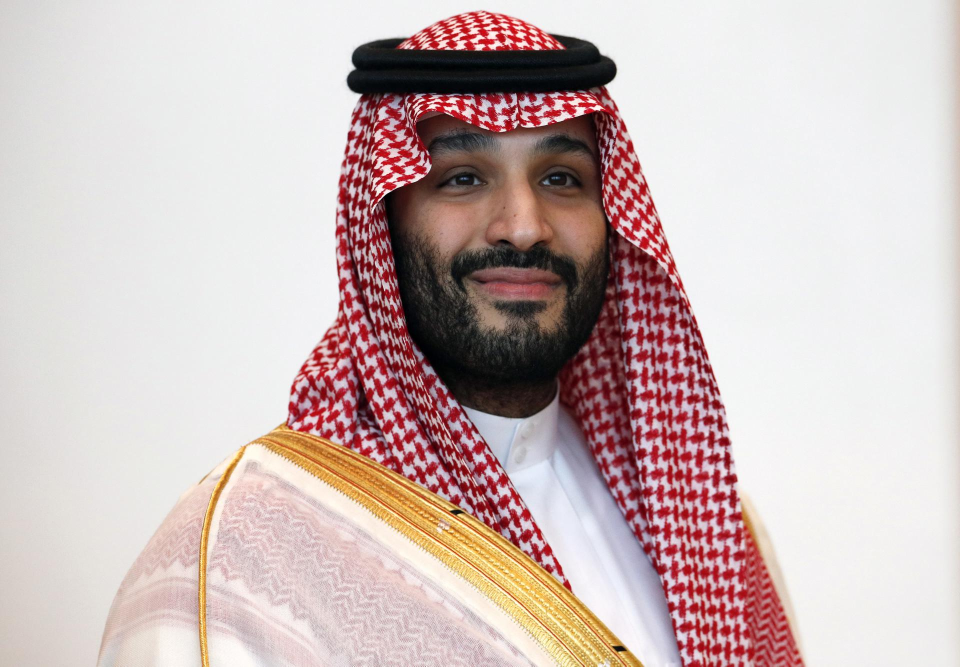
#> input picture known_faces/Prince-Mohammed-Bin-Salman.jpg, 1920 x 1333 px (shown at 1/2 size)
$ python -i main.py   (imports and definitions only)
#> lines starting #> are read from the running program, lines starting #| are printed output that depends on the picture; after the words box and inside, x2 and y2 are one past the last pixel; in counts of white or black regions, pixels touching at a corner belong together

import cv2
import numpy as np
import os
from PIL import Image

# Setup paths
known_faces_path = 'known_faces'  # Folder with known people
test_images_path = 'test_images'  # Folder with images to identify

# Storage for known faces
known_images = []
known_names = []

# Function to load image with PIL fallback for unsupported formats
def load_image_safe(image_path):
    """Load image with OpenCV first, fallback to PIL for unsupported formats"""
    try:
        # Try OpenCV first
        img = cv2.imread(image_path)
#> img is the input picture: shape (1333, 1920, 3); mean B, G, R 185.2, 187, 205.1
        if img is not None:
            return img

        # If OpenCV fails, try PIL
        print(f"OpenCV couldn't load {image_path}, trying PIL...")
        pil_image = Image.open(image_path)

        # Convert to RGB if it's RGBA
        if pil_image.mode == 'RGBA':
            pil_image = pil_image.convert('RGB')
        elif pil_image.mode == 'P':
            pil_image = pil_image.convert('RGB')

        # Convert PIL image to OpenCV format (BGR)
        opencv_image = cv2.cvtColor(np.array(pil_image), cv2.COLOR_RGB2BGR)
        return opencv_image

    except Exception as e:
        print(f"Error loading {image_path}: {e}")
        return None

# Check if known faces folder exists
# [13 lines not run here, left out]
known_faces_list = os.listdir(known_faces_path)

# Updated to support more image formats
supported_formats = ('.png', '.jpg', '.jpeg', '.bmp', '.tiff', '.webp', '.avif')

# [14 lines not run here, left out]

# Function to detect faces using OpenCV
def findFaces(image):
    gray = cv2.cvtColor(image, cv2.COLOR_BGR2GRAY)
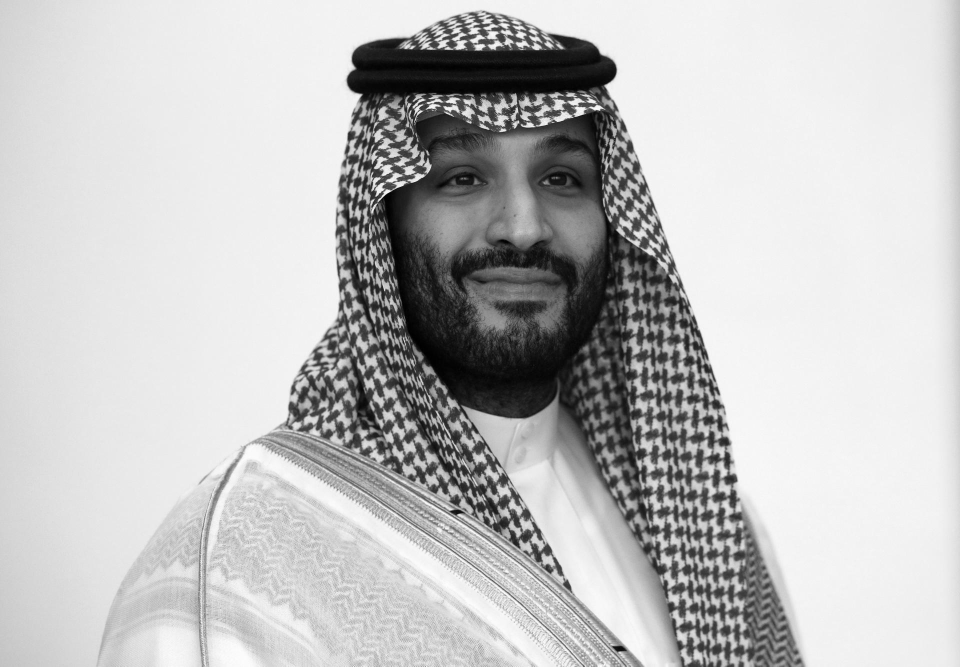
#> gray: shape (1333, 1920) (shown at 1/2 size); min 0, max 255, mean 192.2
    face_cascade = cv2.CascadeClassifier(cv2.data.haarcascades + 'haarcascade_frontalface_default.xml')
    faces = face_cascade.detectMultiScale(gray, 1.1, 4)
#> faces = [[285, 1079, 132, 132]]

    face_locations = []
    for (x, y, w, h) in faces:
        face_locations.append((y, x+w, y+h, x))  # (top, right, bottom, left)
#> this loop made 1 pass
#> after the loop, face_locations = [(1079, 417, 1211, 285)]

    return face_locations

# Function to extract face encodings
def getFaceEncoding(image):
    face_locations = findFaces(image)
#> face_locations = [(1079, 417, 1211, 285)]

    if face_locations:
        # Get the first face found
        top, right, bottom, left = face_locations[0]
#> top = 1079; right = 417; bottom = 1211; left = 285
        face_image = image[top:bottom, left:right]
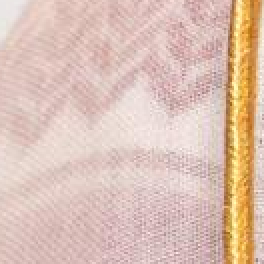
#> face_image: shape (132, 132, 3) (shown 2 times larger); mean B, G, R 180.7, 193.5, 221.5

        if face_image.size > 0:
            # Create simple encoding
            face_encoding = cv2.resize(face_image, (100, 100)).flatten()
            return face_encoding, (top, right, bottom, left)

    # If no face found, use full image
    resized = cv2.resize(image, (100, 100))
    return resized.flatten(), None

# Create encodings for known faces
# [1 line not run here, left out]
known_encodings = []
# [6 lines not run here, left out]

# Function to identify a person
def identifyPerson(test_image, tolerance=50000):
    # Get encoding for test image
    test_encoding, face_location = getFaceEncoding(test_image)
#> face_location = (1079, 417, 1211, 285)

    # Compare with known faces
    best_match_index = -1
    min_distance = float('inf')

    for i, known_encoding in enumerate(known_encodings):
        distance = np.linalg.norm(test_encoding - known_encoding)
        if distance < min_distance:
            min_distance = distance
            best_match_index = i
#> after the loop, best_match_index = -1; min_distance = inf

    # Check if match is good enough
    if min_distance < tolerance:
        confidence = max(0, 100 - (min_distance / 1000))
        return known_names[best_match_index], confidence, face_location
    else:
        return "Unknown", 0, face_location

# Function to save image with results (optional)
# [17 lines left out: function save_result_image, not called in this run]

# Function to display image properly
def display_image_robust(image, window_name, original_filename):
    """Display image with proper handling"""
    try:
        # Standard OpenCV display
        print(f"\nDisplaying image: {window_name}")
        print("Press any key to close the image window...")

        # Create window
        cv2.namedWindow(window_name, cv2.WINDOW_NORMAL)
        cv2.resizeWindow(window_name, 800, 600)

        # Resize if too large
        height, width = image.shape[:2]
        max_size = 800

        if width > max_size or height > max_size:
            scale = max_size / max(width, height)
            new_width = int(width * scale)
            new_height = int(height * scale)
            image = cv2.resize(image, (new_width, new_height))

        # Display image
        cv2.imshow(window_name, image)

        # Wait for key press - improved method
        while True:
            key = cv2.waitKey(30) & 0xFF
            if key != 255:  # Any key pressed
                break
            # Check if window was closed
            if cv2.getWindowProperty(window_name, cv2.WND_PROP_VISIBLE) < 1:
                break

        # Clean up
        cv2.destroyWindow(window_name)
        cv2.waitKey(1)

        print("Image window closed.")

    except Exception as e:
        print(f"Error displaying image: {e}")
        print("Saving image instead...")
        # Only save if display fails
        save_result_image(image, "", 0, None, original_filename)

# Function to process a single image
def processImage(image_path):
    print(f"\n{'='*50}")
    print(f"Processing: {image_path}")
    print('='*50)

    # Load test image using safe loading function
    test_img = load_image_safe(image_path)
    if test_img is None:
        print(f"Error: Could not load image {image_path}")
        return

    # Create a copy for display
    display_img = test_img.copy()

    # Identify person
    name, confidence, face_location = identifyPerson(test_img)
#> name = 'Unknown'; confidence = 0; face_location = (1079, 417, 1211, 285)

    # Draw rectangle around face if found
    if face_location:
        top, right, bottom, left = face_location
#> top = 1079; right = 417; bottom = 1211; left = 285
        # Draw rectangle
        cv2.rectangle(display_img, (left, top), (right, bottom), (0, 255, 0), 3)

        # Add text label
        if name != "Unknown":
            label = f"{name} ({confidence:.1f}%)"
            color = (0, 255, 0)  # Green for known person
        else:
            label = "Unknown"
            color = (0, 0, 255)  # Red for unknown person

        # Add text background for better visibility
        font = cv2.FONT_HERSHEY_SIMPLEX
        font_scale = 0.8
        thickness = 2

        # Get text size
        (text_width, text_height), baseline = cv2.getTextSize(label, font, font_scale, thickness)

        # Draw text background
        cv2.rectangle(display_img, (left, top - text_height - 10),
                     (left + text_width, top), color, -1)
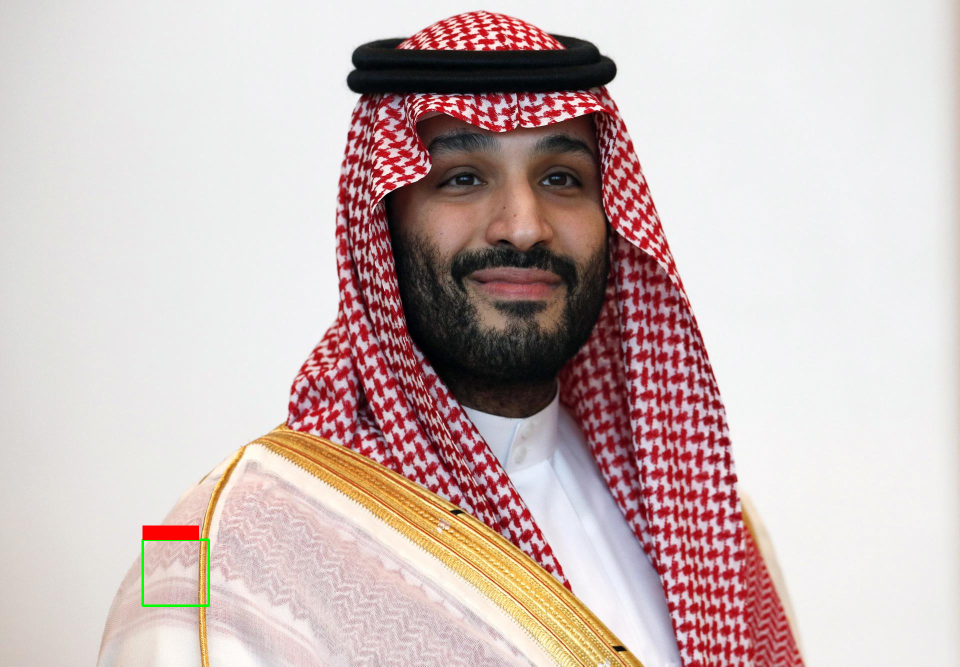
#> display_img: shape (1333, 1920, 3) (shown at 1/2 size); mean B, G, R 184.8, 186.8, 204.9

        # Draw text
        cv2.putText(display_img, label, (left, top - 5),
                   font, font_scale, (255, 255, 255), thickness)
#> display_img: shape (1333, 1920, 3); 0.03% of pixels changed, all inside (x1, y1, x2, y2) = (287, 1056, 393, 1076)

    # Print result
    print(f"Result: {name}", end="")
#| Result: Unknown
    if name != "Unknown":
        print(f" (Confidence: {confidence:.1f}%)")
    else:
        print()

    if face_location:
        print(f"Face detected at: top={face_location[0]}, right={face_location[1]}, bottom={face_location[2]}, left={face_location[3]}")
#| Face detected at: top=1079, right=417, bottom=1211, left=285
    else:
        print("No face detected in image")

    # Display image - no automatic saving
    window_name = f'Face Recognition Result - {os.path.basename(image_path)}'
    display_image_robust(display_img, window_name, os.path.basename(image_path))
#> in display_image_robust, `image = cv2.resize(image, (new_width, new_height))`:
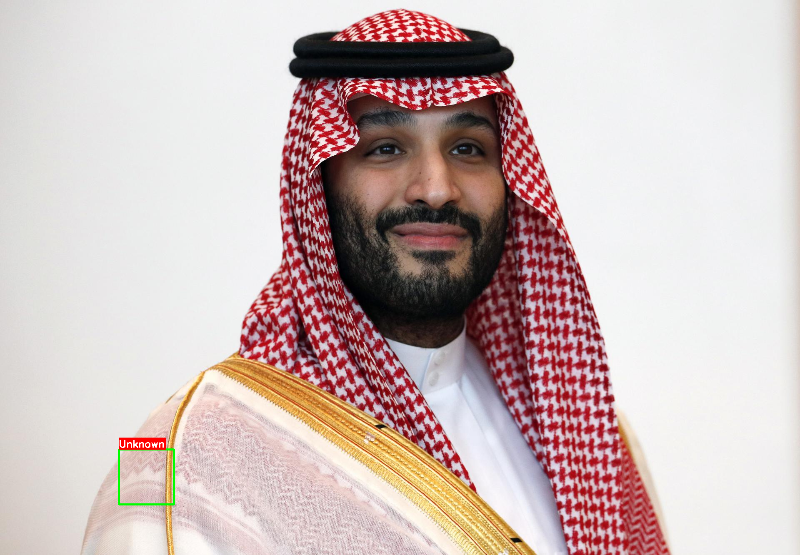
#> image: shape (555, 800, 3); mean of channels 0, 1, 2 184.8, 186.8, 204.9; drawn as B, G, R
#> (key Esc is pressed here)

# Process all test images
# [94 lines left out: functions processAllImages, processSingleImage, test_opencv_display, main, not called in this run]

# Run the program
# [2 lines not run here, left out]

>>> result = processImage('known_faces/Prince-Mohammed-Bin-Salman.jpg')
